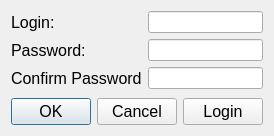
<?xml version="1.0" encoding="UTF-8"?>
<ui version="4.0">
 <class>RegistrationForm</class>
 <widget class="QWidget" name="RegistrationForm">
  <property name="geometry">
   <rect>
    <x>0</x>
    <y>0</y>
    <width>257</width>
    <height>136</height>
   </rect>
  </property>
  <property name="windowTitle">
   <string>Form</string>
  </property>
  <layout class="QVBoxLayout" name="verticalLayout">
   <item>
    <layout class="QFormLayout" name="formLayout">
     <item row="0" column="0">
      <widget class="QLabel" name="label">
       <property name="sizePolicy">
        <sizepolicy hsizetype="Expanding" vsizetype="Preferred">
         <horstretch>0</horstretch>
         <verstretch>0</verstretch>
        </sizepolicy>
       </property>
       <property name="font">
        <font>
         <pointsize>12</pointsize>
        </font>
       </property>
       <property name="text">
        <string>Login:</string>
       </property>
      </widget>
     </item>
     <item row="0" column="1">
      <widget class="QLineEdit" name="LoginEdit"/>
     </item>
     <item row="1" column="0">
      <widget class="QLabel" name="label_2">
       <property name="sizePolicy">
        <sizepolicy hsizetype="Expanding" vsizetype="Preferred">
         <horstretch>0</horstretch>
         <verstretch>0</verstretch>
        </sizepolicy>
       </property>
       <property name="font">
        <font>
         <pointsize>12</pointsize>
        </font>
       </property>
       <property name="text">
        <string>Password:</string>
       </property>
      </widget>
     </item>
     <item row="1" column="1">
      <widget class="QLineEdit" name="PasswordEdit">
       <property name="text">
        <string/>
       </property>
       <property name="echoMode">
        <enum>QLineEdit::Password</enum>
       </property>
      </widget>
     </item>
     <item row="2" column="0">
      <widget class="QLabel" name="label_3">
       <property name="sizePolicy">
        <sizepolicy hsizetype="Expanding" vsizetype="Preferred">
         <horstretch>0</horstretch>
         <verstretch>0</verstretch>
        </sizepolicy>
       </property>
       <property name="font">
        <font>
         <pointsize>12</pointsize>
        </font>
       </property>
       <property name="text">
        <string>Confirm Password</string>
       </property>
      </widget>
     </item>
     <item row="2" column="1">
      <widget class="QLineEdit" name="ConfirmPasswordEdit">
       <property name="text">
        <string/>
       </property>
       <property name="echoMode">
        <enum>QLineEdit::Password</enum>
       </property>
      </widget>
     </item>
    </layout>
   </item>
   <item>
    <spacer name="verticalSpacer">
     <property name="orientation">
      <enum>Qt::Vertical</enum>
     </property>
     <property name="sizeHint" stdset="0">
      <size>
       <width>20</width>
       <height>40</height>
      </size>
     </property>
    </spacer>
   </item>
   <item>
    <layout class="QHBoxLayout" name="horizontalLayout" stretch="0,0">
     <property name="sizeConstraint">
      <enum>QLayout::SetDefaultConstraint</enum>
     </property>
     <item>
      <widget class="QDialogButtonBox" name="buttonBox">
       <property name="font">
        <font>
         <pointsize>12</pointsize>
        </font>
       </property>
       <property name="standardButtons">
        <set>QDialogButtonBox::Cancel|QDialogButtonBox::Ok</set>
       </property>
      </widget>
     </item>
     <item>
      <widget class="QPushButton" name="LoginButton">
       <property name="sizePolicy">
        <sizepolicy hsizetype="Minimum" vsizetype="Minimum">
         <horstretch>0</horstretch>
         <verstretch>0</verstretch>
        </sizepolicy>
       </property>
       <property name="font">
        <font>
         <pointsize>12</pointsize>
        </font>
       </property>
       <property name="text">
        <string>Login</string>
       </property>
      </widget>
     </item>
    </layout>
   </item>
  </layout>
 </widget>
 <tabstops>
  <tabstop>LoginEdit</tabstop>
  <tabstop>PasswordEdit</tabstop>
  <tabstop>ConfirmPasswordEdit</tabstop>
  <tabstop>LoginButton</tabstop>
 </tabstops>
 <resources/>
 <connections/>
</ui>
